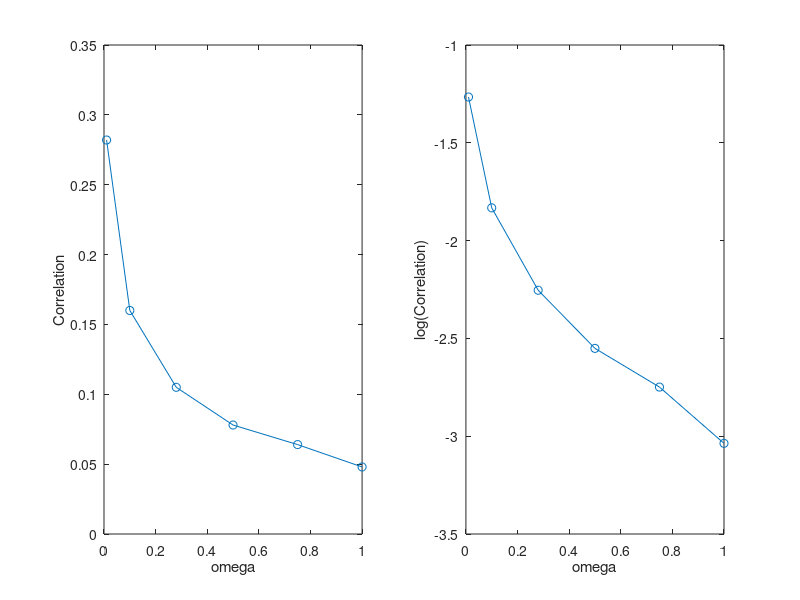

Here is the MATLAB script that generated this plot:
%Correlations jastrow
hold off
omega = [0.01 0.1 0.28 0.5 0.75 1.0];
C = [0.282 0.16 0.105 0.078 0.064 0.048];

subplot(1,2,1);
plot(omega,C,'o-')
xlabel('omega');
ylabel('Correlation');

subplot(1,2,2);
plot(omega,log(C),'o-');
hold on
xlabel('omega')
ylabel('log(Correlation)')